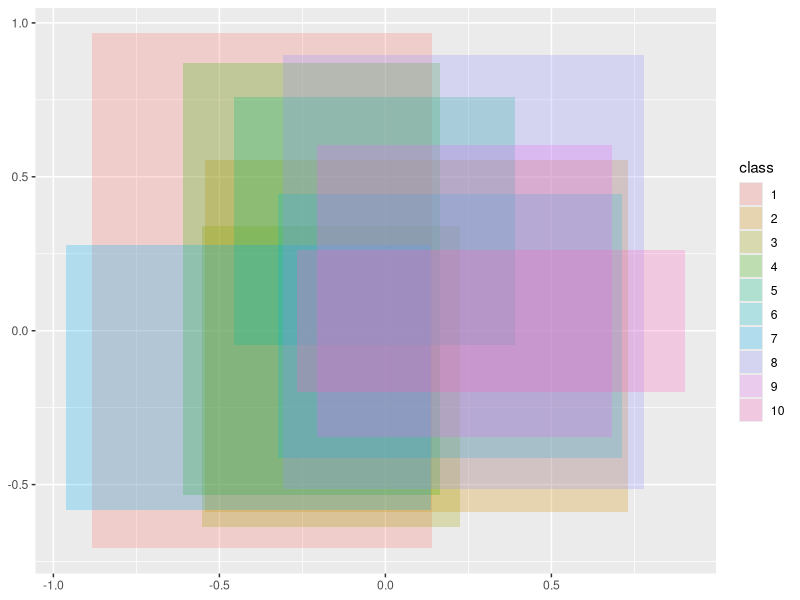
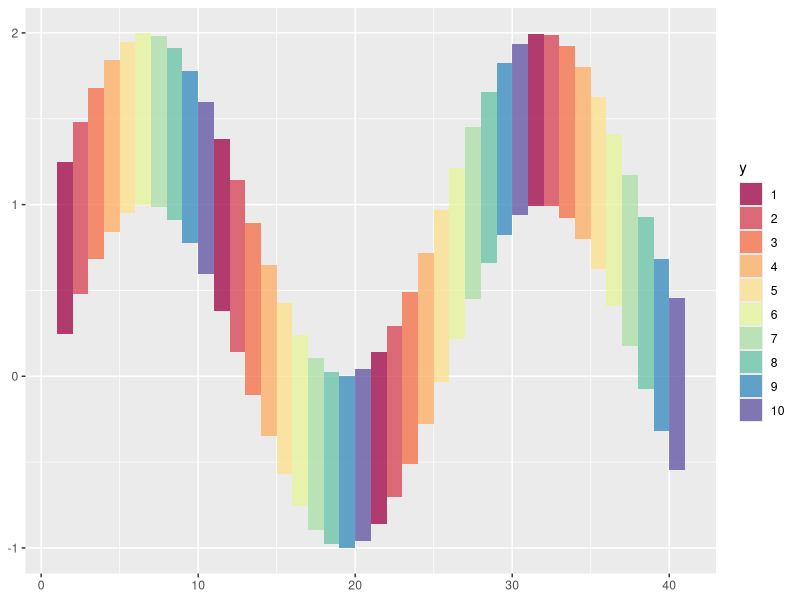

The R script that drew these images, in order:
## Using geom_rect
library(ggplot2)

df <- data.frame(west = runif(10, -1, 0),
                 south = runif(10, -1, 0),
                 east = runif(10, 0, 1),
                 north = runif(10, 0, 1),
                 class = factor(1:10))

# Basic
ggplot() +
  geom_rect(data = df,
            mapping = aes(xmin = west,
                          ymin = south,
                          xmax = east,
                          ymax = north,
                          fill = class),
            alpha = 0.25)

# Advanced
ggplot(data = data.frame(x = 1:40, y = factor(rep(1:10, 4)))) +
  geom_rect(mapping = aes(xmin = x,
                          xmax = x + 1,
                          ymin = sin(0.25 * x),
                          ymax = sin(0.25 * x) + 1,
                          fill = y),
            alpha = 0.75) +
  scale_fill_brewer(palette = "Spectral")
